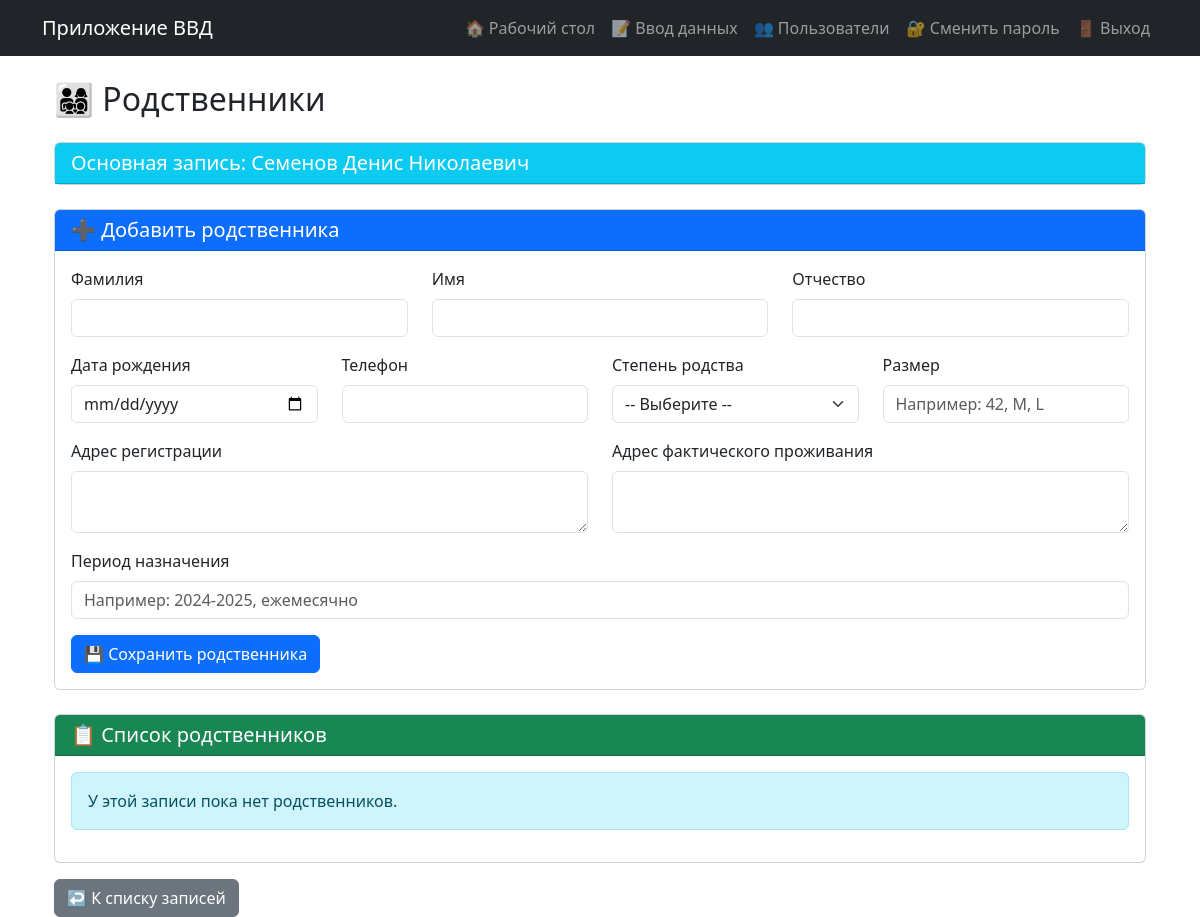
The app's page /person/2/relatives (signed in), older data.
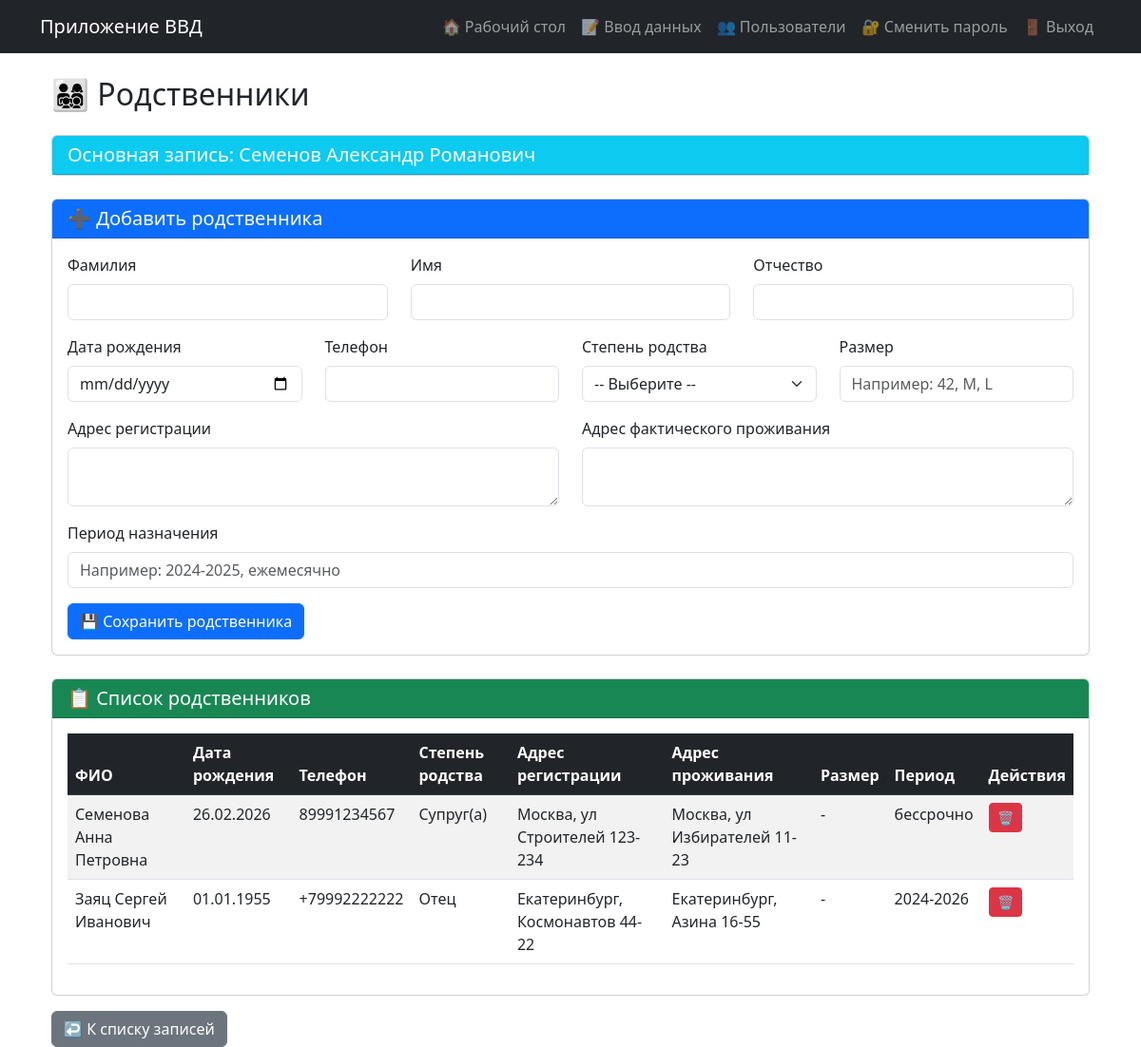
The same page, newer data.
### models.py (models this page shows, shortened)
class PersonData(db.Model):
    __tablename__ = 'person_data'  # Новое имя таблицы!
    __table_args__ = {'extend_existing': True}  # Добавлено!
    id = db.Column(db.Integer, primary_key=True)
    last_name = db.Column(db.String(100))
    first_name = db.Column(db.String(100))
    middle_name = db.Column(db.String(100))
    birth_date = db.Column(db.Date)
    date2 = db.Column(db.Date)
    place2 = db.Column(db.String(255))
    category = db.Column(db.String(200))
    category_custom = db.Column(db.String(200))
    position = db.Column(db.String(200))
    rank = db.Column(db.String(100))
    number = db.Column(db.String(100))
    lp = db.Column(db.String(255))
    lp_reason = db.Column(db.String(1000))
    place = db.Column(db.String(200))
    ppr = db.Column(db.String(200))
    place2_field = db.Column(db.String(200))
    date4 = db.Column(db.Date)
    ee = db.Column(db.Date)
    ee4 = db.Column(db.Date)
    created_at = db.Column(db.DateTime, default=datetime.now)
    updated_at = db.Column(db.DateTime, default=datetime.now, onupdate=datetime.now)
    user_id = db.Column(db.Integer, db.ForeignKey('users.id'), nullable=False)
    edit_history = db.relationship('EditHistory', backref='record', lazy='dynamic', cascade='all, delete-orphan')
    relatives_list = db.relationship('Relative', back_populates='main_person', lazy=True, cascade='all, delete-orphan')

class Relative(db.Model):
    __tablename__ = 'relatives'
    __table_args__ = {'extend_existing': True}
    id = db.Column(db.Integer, primary_key=True)
    person_data_id = db.Column(db.Integer, db.ForeignKey('person_data.id'), nullable=False)
    last_name = db.Column(db.String(100))
    first_name = db.Column(db.String(100))
    middle_name = db.Column(db.String(100))
    birth_date = db.Column(db.Date)
    registration_address = db.Column(db.String(500))
    actual_address = db.Column(db.String(500))
    phone = db.Column(db.String(50))
    relation_degree = db.Column(db.String(100))
    size = db.Column(db.String(100))
    period_assignment = db.Column(db.String(200))
    main_person = db.relationship('PersonData', back_populates='relatives_list')

### app.py (the view, shortened to what this page needs)
@app.route('/person/<int:person_id>/relatives', methods=['GET', 'POST'])
@login_required
def manage_relatives(person_id):
    person = PersonData.query.get_or_404(person_id)
    relatives = Relative.query.filter_by(person_data_id=person.id).all()
    return render_template('relatives.html', person=person, relatives=relatives)

### app.py (called while the page is built)
@login_manager.user_loader
def load_user(user_id):
    return db.session.get(User, int(user_id)) #User.query.get(int(user_id))

### models.py (called while the page is built)
    def is_admin(self):
        return self.role == 'admin'

### templates/relatives.html (shortened to what the changed rows need)
{% extends "base.html" %}
{% block content %}
<div class="container-fluid">
    <h2 class="mb-4">👨‍👩‍👧‍👦 Родственники</h2>
    <div class="card mb-4">
        <div class="card-header bg-info text-white">
            <h5 class="mb-0">Основная запись: {{ person.last_name }} {{ person.first_name }} {{ person.middle_name }}</h5>
        </div>
    </div>
    <div class="card">
        <div class="card-body">
            {% if relatives %}
            <div class="table-responsive">
                <table class="table table-striped">
                    <thead class="table-dark">
                        <tr>
                            <th>ФИО</th>
                            <th>Дата рождения</th>
                            <th>Телефон</th>
                            <th>Степень родства</th>
                            <th>Адрес регистрации</th>
                            <th>Адрес проживания</th>
                            <th>Размер</th>
                            <th>Период</th>
                            <th>Действия</th>
                        </tr>
                    </thead>
                    <tbody>
                        {% for relative in relatives %}
                        <tr>
                            <td>{{ relative.last_name }} {{ relative.first_name }} {{ relative.middle_name }}</td>
                            <td>{{ relative.birth_date.strftime('%d.%m.%Y') if relative.birth_date else '-' }}</td>
                            <td>{{ relative.phone or '-' }}</td>
                            <td>{{ relative.relation_degree or '-' }}</td>
                            <td>{{ relative.registration_address or '-' }}</td>
                            <td>{{ relative.actual_address or '-' }}</td>
                            <td>{{ relative.size or '-' }}</td>
                            <td>{{ relative.period_assignment or '-' }}</td>
                            <td>
                                <a href="{{ url_for('delete_relative', relative_id=relative.id) }}"
                                   class="btn btn-danger btn-sm"
                                   onclick="return confirm('Удалить родственника?')">🗑️</a>
                            </td>
                        </tr>
                        {% endfor %}
                    </tbody>
                </table>
            </div>
            {% else %}
            <div class="alert alert-info">
                У этой записи пока нет родственников.
            </div>
            {% endif %}
        </div>
    </div>
</div>
{% endblock %}

Row changes from the older to the newer data that the page shows:
changed PersonData "Семенов": first_name "Денис" → "Александр"; middle_name "Николаевич" → "Романович"
added Relative: last_name "Семенова", first_name "Анна", middle_name "Петровна", birth_date "26.02.2026", phone "89991234567", relation_degree "Супруг(а)", registration_address "Москва, ул Строителей 123-234", actual_address "Москва, ул Избирателей 11-23", size "-", period_assignment "бессрочно"
added Relative: last_name "Заяц", first_name "Сергей", middle_name "Иванович", birth_date "01.01.1955", phone "+79992222222", relation_degree "Отец", registration_address "Екатеринбург, Космонавтов 44-22", actual_address "Екатеринбург, Азина 16-55", size "-", period_assignment "2024-2026"
Text that changed along with them:
text no longer shown: "У этой записи пока нет родственников."
text now shown: "ФИО Дата рождения Телефон Степень родства Адрес регистрации Адрес проживания Размер Период Действия"
